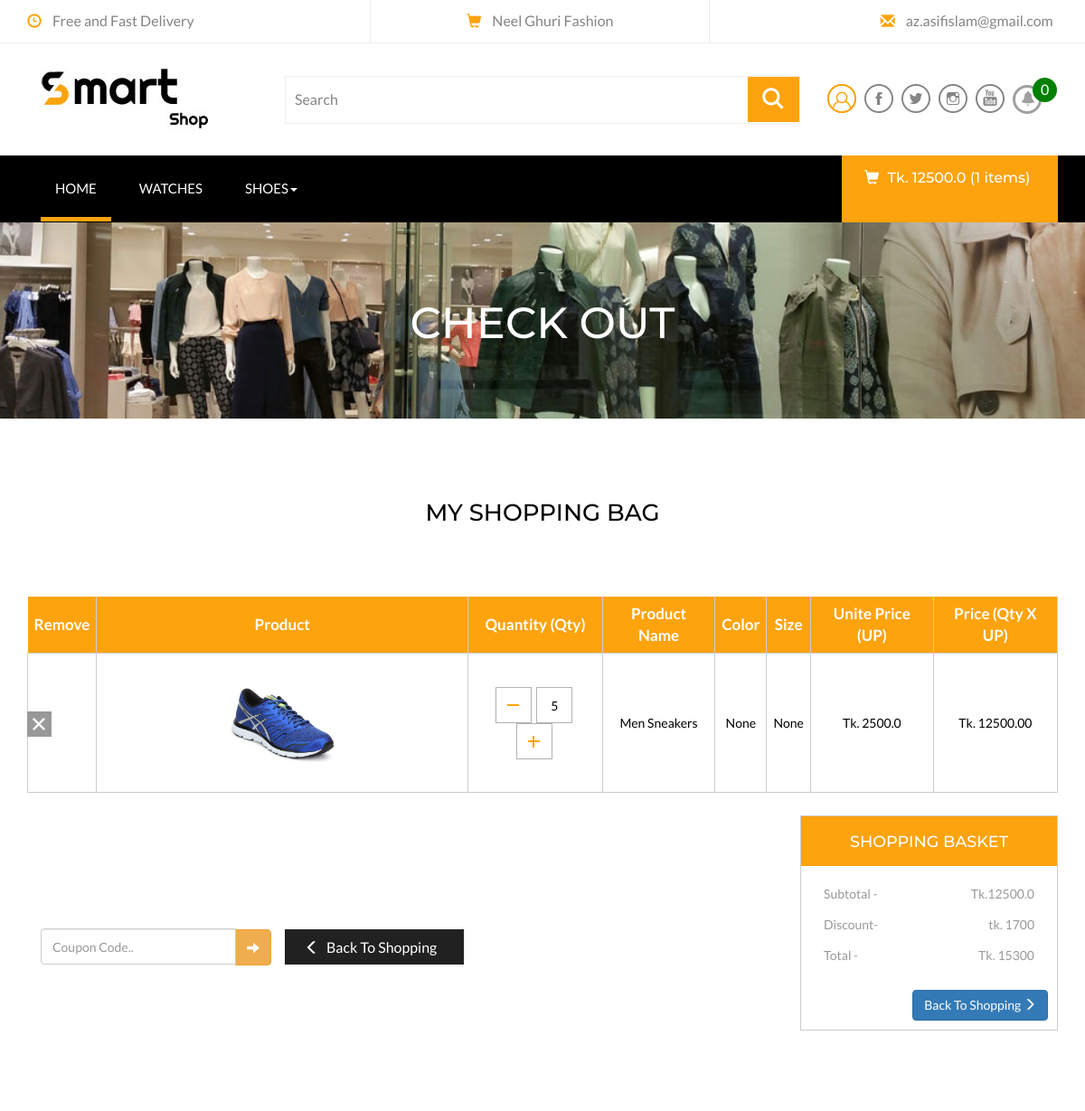
/order/cart-view/ (signed in, upper part), run on an earlier commit of the app's database.
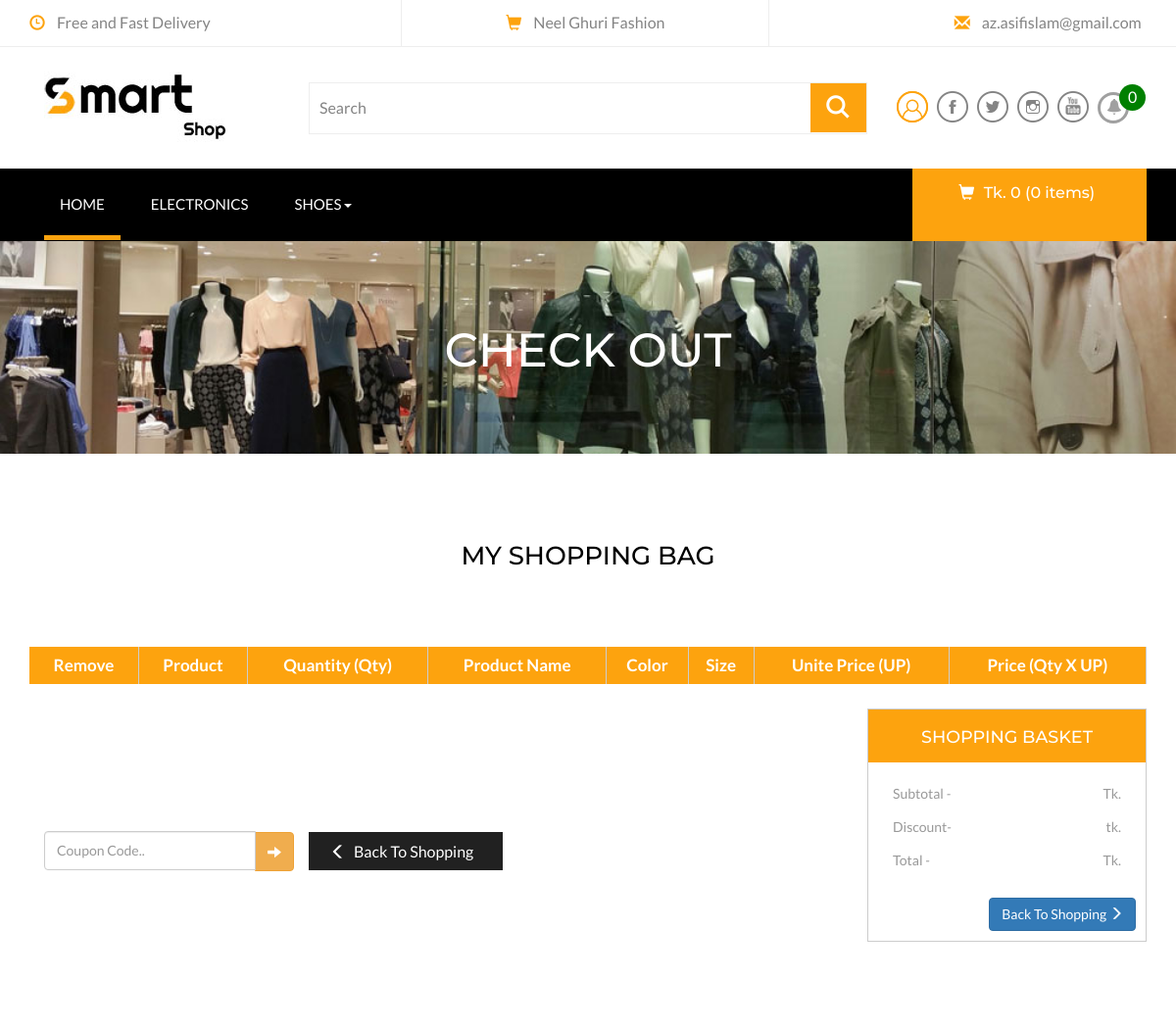
And on a later commit of the database.
### store/models.py (models this page shows, shortened)
class OurProjectInfo(models.Model):
    User=get_user_model();
    user=models.ForeignKey(User,on_delete=models.CASCADE)
    company_name = models.CharField(max_length=50,verbose_name="Company Name")
    company_address = models.CharField(max_length=250,verbose_name="Company address")
    about_company = models.CharField(max_length=250,verbose_name="About Company")
    email_adddress = models.CharField(max_length=50,verbose_name="Email adddress")
    contract_number = models.CharField(max_length=15,verbose_name="Contract Number")
    facebook = models.CharField(max_length=250,verbose_name="Facebook")
    twitter = models.CharField(max_length=250,verbose_name="Twitter")
    youtube = models.CharField(max_length=250,verbose_name="Youtube")
    linkedin = models.CharField(max_length=250,verbose_name="Linkedin")
    company_logo=models.ImageField(upload_to='logo')
    fabi_icon=models.ImageField(upload_to='fabi_icon')
    is_active=models.BooleanField(default=False)
    created=models.DateTimeField(auto_now_add=True)

class Category(models.Model):
    name=models.CharField(max_length=50,blank=False,null=False)
    image = models.ImageField(upload_to='category',blank=True,null=True)
    parent=models.ForeignKey("self",related_name="children", on_delete=models.CASCADE,max_length=50,blank=True,null=True)
    createddate=models.DateField(auto_now_add=True)
    class Meta:
        ordering=['-createddate']
        verbose_name_plural="Categories"

class Product(models.Model):
    name = models.CharField(max_length=250,blank=False,null=False)
    category=models.ForeignKey(Category, related_name="category", on_delete=models.CASCADE)
    preview_desc = models.CharField(max_length=255,verbose_name="Sort decription")
    description = models.TextField(max_length=1000,verbose_name="Decription")
    images=models.ImageField(upload_to='products', blank=False,null=False)
    price = models.FloatField()
    old_price=models.FloatField(default=0.00,blank=True,null=True)
    is_stock=models.BooleanField(default=True)
    slug=models.SlugField(unique=True)
    createdate=models.DateTimeField(auto_now_add=True)
    class Meta:
        ordering=['-createdate']

### account/models.py (models this page shows, shortened)
class User(AbstractBaseUser,PermissionsMixin):
    USER_TYPE=(
        ('visitor','visitor'),
        ('developer','developer'),
    )
    email=models.EmailField(unique=True, max_length=50)
    username=models.CharField(unique=True, max_length=100)
    REQUIRED_FIELDS=['username']
    USERNAME_FIELD='email'
    user_type=models.CharField(choices=USER_TYPE, max_length=100,default=USER_TYPE[0])
    is_staff=models.BooleanField(default=False)
    is_superuser=models.BooleanField(default=False)
    is_active=models.BooleanField(default=False)
    is_verify=models.BooleanField(default=False)
    objects=CustomManager()

### notification/models.py (models this page shows, shortened)
class UserObject(models.Model):
    user=models.OneToOneField(User,on_delete=models.CASCADE)
    createdate=models.DateTimeField(auto_now_add=True)

### order/models.py (models this page shows, shortened)
class Order(models.Model):
    PAYMENT_METHOD=(
        ('Cash on Delivery','Cash on Delivery'),
        ('PayPal','PayPal'),
        ('SSLcommerz','SSLcommerz'),
    )
    user = models.ForeignKey(User, on_delete=models.CASCADE)
    orderitems= models.ManyToManyField(Cart)
    ordered=models.BooleanField(default=False)
    created=models.DateField(auto_now_add=True)
    paymentId=models.CharField(max_length=250,blank=True,null=True)
    orderId=models.CharField(max_length=250,blank=True,null=True)
    payment_method=models.CharField(max_length=30,choices=PAYMENT_METHOD,default='Cash on Delivery')
    def get_totals(self):
        total=0
        for order_item in self.orderitems.all():
            if order_item.variation_total():
                total+= float(order_item.variation_total())
            elif order_item.variationPriceOfSingleProduct():
                total+= float(order_item.variationPriceOfSingleProduct())
            else:
                total += float(order_item.get_total())
        return total

class Cart(models.Model):
    user = models.ForeignKey(User, related_name='cart', on_delete=models.CASCADE)
    item=models.ForeignKey(Product, on_delete=models.CASCADE)
    quantity=models.IntegerField(default=1)
    size=models.CharField(max_length=50,blank=True,null=True)
    color=models.CharField(max_length=100,blank=True,null=True)
    purchased=models.BooleanField(default= False)
    createdate=models.DateField(auto_now_add=True)
    updatedate=models.DateField(auto_now=True)
    def get_total(self):
        total=self.item.price*self.quantity
        float_total= format(total,'0.2f')
        return float_total
    def variationPriceOfSingleProduct(self):
        sizes=VariationValue.objects.filter(variation='size',product=self.item)
        colors=VariationValue.objects.filter(variation='color',product=self.item)
    def variation_total(self):
        sizes=VariationValue.objects.filter(variation='size',product=self.item)
        colors=VariationValue.objects.filter(variation='color',product=self.item)

### order/views.py (the view, shortened to what this page needs)
# urls.py: path('cart-view/', views.cartView, name='cart'),
def cartView(request):
    if request.user.is_authenticated:
        carts = Cart.objects.filter(user=request.user,purchased = False)
        orders = Order.objects.filter(user=request.user, ordered = False)
        if carts.exists() and orders.exists():
            order = orders[0]
            coupon_form=CouponCodeForm(request.POST)
            request.session['discount_amount']=1700
            request.session['total_price_after_discount']=15300
            total_price_after_discount=request.session.get('total_price_after_discount')
            code=request.session.get('coupon_code')
            discount_amount=request.session.get('discount_amount')
            context={
                'carts':carts,
                'orders':orders[0],
                'coupon_form':coupon_form,
                'total_price_after_discount':total_price_after_discount,
                'discount_amount':discount_amount,
                'coupon_code':code,
            }
            return render(request,'frontend/cart_view.html',context);
        else:
            return render(request,'frontend/cart_view.html',{});
    else:
        return redirect('account:login')

### templates/frontend/cart_view.html (shortened to what this page needs)
{% extends 'base.html' %}
{% block main_cotents %}
<div class="page-head">
	<div class="container">
		<h3 style="color:#fff">Check Out</h3>
	</div>
</div>
<div class="checkout">
	<div class="container">
		<h3>My Shopping Bag</h3>
		<div class="table-responsive checkout-right animated wow slideInUp" data-wow-delay=".5s">
			<table class="timetable_sub">
				<thead>
					<tr>
						<th>Remove</th>
						<th>Product</th>
						<th>Quantity (qty)</th>
						<th>Product Name</th>
						<th>Color</th>
						<th>Size</th>
						<th>Unite Price (UP)</th>
						<th>Price (qty x UP)</th>
					</tr>
				</thead>
				{% for cart in carts  %}
					<tr class="rem{{ forloop.counter }}">
						<td class="invert-closeb">
							<div class="rem">
								<a href="{% url 'order:remove-item' pk=cart.item.pk %}">
									<div class="close{{ forloop.counter }}"></div>
								</a>
							</div>
						</td>
						<td class="invert-image"><a href="single.html"><img src="{{cart.item.images.url}}" alt=" " class="img-responsive" /></a></td>
						<td class="invert">
							 <div class="quantity">
								<div class="quantity-select">
									<a href="{% url 'order:decrease-item' pk=cart.item.pk %}">
										<div class="entry value-minus">&nbsp;</div>
									</a>
									<div class="entry value"><span>{{cart.quantity}}</span></div>
									<a href="{% url 'order:increase-item' pk=cart.item.pk %}">
										<div class="entry value-plus active">&nbsp;</div>
									</a>
								</div>
							</div>
						</td>
						<td class="invert">{{cart.item.name}}</td>
						<td class="invert">{{cart.color}}</td>
						<td class="invert">{{cart.size}}</td>
						<td class="invert">Tk.
							{% if cart.variationPriceOfSingleProduct %}
								{{ cart.variationPriceOfSingleProduct }}
							{% else %}
								{{cart.item.price}}
							{% endif %}
						</td>
						<td class="invert">Tk.
						{% if cart.variation_total %}
							{{ cart.variation_total }}
						{% else %}
							{{cart.get_total}}
						{% endif %}
						</td>
					</tr>
					{% endfor %}
			</table>
		</div>
		<div class="checkout-left">
				<div class="checkout-right-basket animated wow slideInRight" data-wow-delay=".5s">
					<div class="col-lg-3 in-gp-tb">
						<form method="POST" action="">
							<div class="input-group" style="margin-top:-10px" >
							<input type="text" class="form-control" placeholder="Coupon Code.." name="code" style="height:40px">
							<span class="input-group-btn">
								<button class="btn btn-warning glyphicon glyphicon glyphicon-arrow-right" type="submit" style="height:40px;border-radius:none"></button>
							</span>
							</div>
						</form>
					</div>
					<a href="{% url 'order:cart' %}"><span class="glyphicon glyphicon-menu-left" aria-hidden="true"></span>Back To Shopping</a>
				</div>
				<div class="checkout-left-basket animated wow slideInLeft" data-wow-delay=".5s" style="margin-top:-185px">
					<h4>Shopping basket</h4>
					<ul>
						<li>Subtotal <i>-</i> <span>Tk.{{orders.get_totals}}</span></li>
						<li>Discount<i>-</i>
							<span>tk.
								{% if discount_amount %}
									{{discount_amount}}
								{% endif %}
							</span>
						</li>
						<li>Total <i>-</i> <span>Tk.
							{% if total_price_after_discount %}
								{{total_price_after_discount}}
							{% else %}
								{{orders.get_totals}}
							{% endif %}
						</span></li>
					</ul>
					<a href="{% url 'payment:checkout' %}" class="btn btn-primary pull-right" style="margin:10px;">Back To Shopping <span class="glyphicon glyphicon-menu-right" aria-hidden="true"></span></a>
				</div>
				<div class="clearfix"> </div>
			</div>
	</div>
</div>
{% endblock %}

### templates/base.html (shortened to what this page needs)
<!DOCTYPE html>
<html>
<head>
{% load category %}
{% load cart_product %}
{% load companyInfo %}
{% load notificationtags %}
{% load static %}
<link href="{% static 'assets/css/bootstrap.css' %}" rel="stylesheet" type="text/css" media="all" />
<link rel="stylesheet" href="{% static 'assets/css/flexslider.css' %}" type="text/css" media="screen" />
<link href="{% static 'assets/css/style.css' %}" rel="stylesheet" type="text/css" media="all" />
<link href="{% static '/css/pignose.layerslider.css' %}" rel="stylesheet" type="text/css' %}" media="all" />
</head>
<body>
<div class="header">
	<div class="container">
		<ul>
			<li><span class="glyphicon glyphicon-time" aria-hidden="true"></span>Free and Fast Delivery</li>
			<li><span class="glyphicon glyphicon-shopping-cart" aria-hidden="true"></span>{{ request|companyName  }}</li>
			<li><span class="glyphicon glyphicon-envelope" aria-hidden="true"></span><a href="mailto:{{request|companyEmail}}">{{request|companyEmail}}</a></li>
		</ul>
	</div>
</div>
<div class="header-bot">
	<div class="container">
		<div class="col-md-3 header-left">
			<h1>
				<a href="{% url 'store:index' %}"><img src="{{ request|companyLogo  }}"></a>
			</h1>
		</div>
		<div class="col-md-6 header-middle">
			<form method="post" action="">
				<div class="search">
					<input type="search" name="item" value="Search" onfocus="this.value = '';" onblur="if (this.value == '') {this.value = 'Search';}" required="">
				</div>
				<div class="sear-sub">
					<input type="submit" value=" ">
				</div>
			</form>
		</div>
		<div class="col-md-3 header-right footer-bottom">
			<ul>
				<li><a href="#" class="use1" data-toggle="modal" data-target="#myModal4"><span>Login</span></a>
				</li>
				<li><a class="fb" href="{{ request|facebook  }}"></a></li>
				<li><a class="twi" href="{{ request|twitter  }}"></a></li>
				<li><a class="insta" href="{{ request|linkedin  }}"></a></li>
				<li><a class="you" href="{{ request|youtube  }}"></a></li>
				<li class="dropdown-toggle" data-toggle="dropdown" aria-haspopup="true" aria-expanded="false">
					<a  title="Notifications" style="border:3px solid #A0A0A0;color:#A0A0A0;padding:5px 6px;border-radius:47px;overflow:hidden"
					class="glyphicon glyphicon-bell" href="{{ request|youtube  }}"></a>
					<span style="background: green;
					padding: 2px 9px;
					color: #fff;
					border-radius: 34px;
					margin-top: -39px;
					overflow: hidden;
					z-index: 4;
					position: absolute;
					margin-left: -10px;"
					>{{request.user|CountNotification}}</span>
				</li>
			</ul>
		</div>
	</div>
</div>
<div class="ban-top">
	<div class="container">
		<div class="top_nav_left">
			<nav class="navbar navbar-default">
			  <div class="container-fluid">
				<div class="collapse navbar-collapse menu--shylock" id="bs-example-navbar-collapse-1">
				  <ul class="nav navbar-nav menu__list">
					<li class="active menu__item menu__item--current"><a class="menu__link" href="{% url 'store:index' %}">Home <span class="sr-only">(current)</span></a></li>
					{% for cat in request.user|category %}
						{% if not cat.children.all %}
					<li class=" menu__item"><a class="menu__link" href="electronics.html">{{cat.name}}</a></li>
					{% else %}
					<li class="dropdown menu__item">
						<a href="#" class="dropdown-toggle menu__link" data-toggle="dropdown" role="button" aria-haspopup="true" aria-expanded="false">{{cat.name}}<span class="caret"></span></a>
					</li>
					{% endif%}
					{% endfor %}
				  </ul>
				</div>
			  </div>
			</nav>
		</div>
		<div class="top_nav_right">
			<div class="cart box_1">
					<a href="{% url 'order:cart' %}">
						{% if request.user.is_authenticated %}
						<h3> <div class="total">
								<i class="glyphicon glyphicon-shopping-cart" aria-hidden="true"></i>
								Tk. {{ request.user|cart_total}} ({{ request.user|cart_count}} items)
							</div>
						</h3>
						<p><a href="javascript:;" class="simpleCart_empty">&nbsp;</a></p>
						{% endif %}
					</a>
			</div>
		</div>
		<div class="clearfix"></div>
	</div>
</div>
{% block main_cotents %} {% endblock main_cotents %}
</body>
</html>

What changed in the data, as far as the page shows it:
removed Cart: item.images (picture), quantity "5", item.name "Men Sneakers", color "None", size "None", item.price "2500.0", get_total "12500.00"
no longer on this page (row unchanged): Order: get_totals "12500.0"
computed for User: user|cart_total "12500.0" → "0"; user|cart_count "1" → "0"
changed Category: name "WATCHES" → "ELECTRONICS"
Also different on the page:
{{ discount_amount }}: "1700" → (not shown)
{{ total_price_after_discount }}: "15300" → (not shown)
